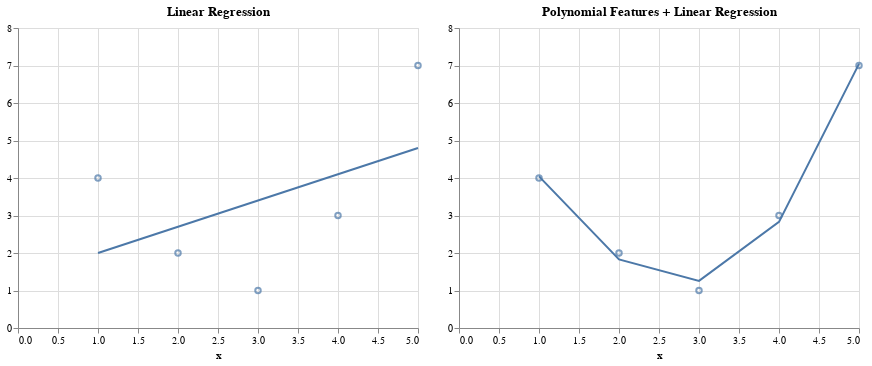

The code cell stored with this chart in its notebook:
### Markdown cell above
# 4. Feature Engineering
## Derived Features

### Code cell
from sklearn.linear_model import LinearRegression
from sklearn.model_selection import GridSearchCV
from sklearn.pipeline import make_pipeline
from sklearn.preprocessing import PolynomialFeatures

data = pd.DataFrame({"x": [1, 2, 3, 4, 5], "y": [4, 2, 1, 3, 7]}).assign(
    y_pred_linear=(
        lambda data: LinearRegression(fit_intercept=True)
        .fit(data.x[:, None], data.y)
        .predict(data.x[:, None])
    ),
    y_pred_polynomial=(
        lambda data: GridSearchCV(
            make_pipeline(PolynomialFeatures(), LinearRegression(fit_intercept=True)),
            {"polynomialfeatures__degree": range(10)},
            cv=2,
        )
        .fit(data.x[:, None], data.y)
        .best_estimator_.predict(data.x[:, None])
    ),
)

chart = alt.Chart(data).mark_point().encode(x="x:Q", y="y:Q")
(
    (
        chart.properties(title="Linear Regression")
        + chart.mark_line().encode(alt.Y("y_pred_linear:Q", title=None))
    )
    | (
        chart.properties(title="Polynomial Features + Linear Regression")
        + chart.mark_line().encode(alt.Y("y_pred_polynomial:Q", title=None))
    )
).resolve_scale(y="shared")

### Figure 1 — Vega-Lite specification as saved in the notebook (floating-point values rounded to 4 significant figures)
{"config": {"view": {"continuousWidth": 400, "continuousHeight": 300}}, "hconcat": [{"layer": [{"mark": "point", "encoding": {"x": {"type": "quantitative", "field": "x"}, "y": {"type": "quantitative", "field": "y"}}, "title": "Linear Regression"}, {"mark": "line", "encoding": {"x": {"type": "quantitative", "field": "x"}, "y": {"type": "quantitative", "field": "y_pred_linear", "title": null}}}]}, {"layer": [{"mark": "point", "encoding": {"x": {"type": "quantitative", "field": "x"}, "y": {"type": "quantitative", "field": "y"}}, "title": "Polynomial Features + Linear Regression"}, {"mark": "line", "encoding": {"x": {"type": "quantitative", "field": "x"}, "y": {"type": "quantitative", "field": "y_pred_polynomial", "title": null}}}]}], "data": {"name": "data-d959c8723f3aa184abf00f7f29b8d55d"}, "resolve": {"scale": {"y": "shared"}}, "$schema": "https://vega.github.io/schema/vega-lite/v4.8.1.json", "datasets": {"data-d959c8723f3aa184abf00f7f29b8d55d": [{"x": 1, "y": 4, "y_pred_linear": 2.0, "y_pred_polynomial": 4.043}, {"x": 2, "y": 2, "y_pred_linear": 2.7, "y_pred_polynomial": 1.829}, {"x": 3, "y": 1, "y_pred_linear": 3.4, "y_pred_polynomial": 1.257}, {"x": 4, "y": 3, "y_pred_linear": 4.1, "y_pred_polynomial": 2.829}, {"x": 5, "y": 7, "y_pred_linear": 4.8, "y_pred_polynomial": 7.043}]}}
